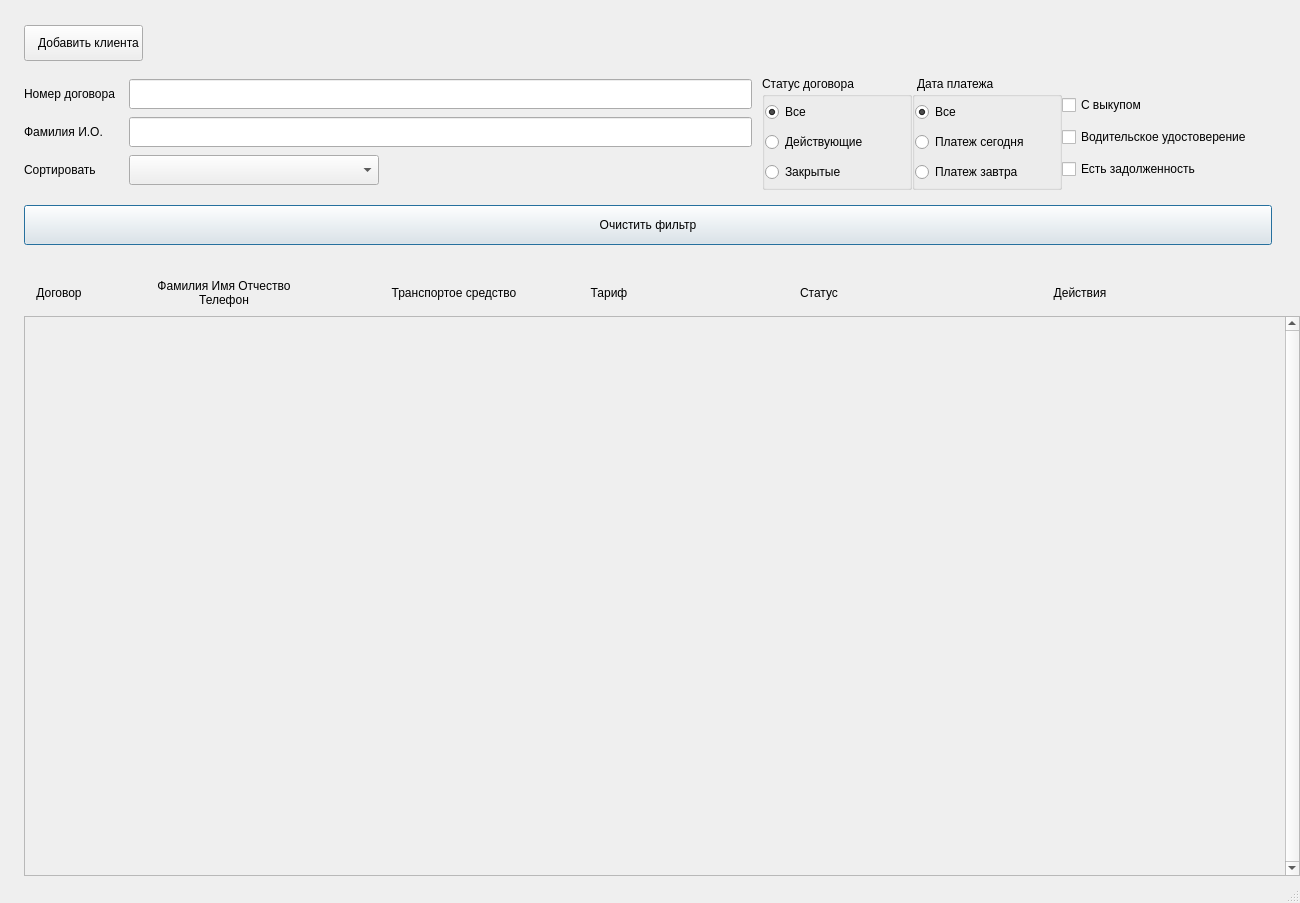
<?xml version="1.0" encoding="UTF-8"?>
<ui version="4.0">
 <class>ListArendatorWindow</class>
 <widget class="QMainWindow" name="ListArendatorWindow">
  <property name="geometry">
   <rect>
    <x>0</x>
    <y>0</y>
    <width>1300</width>
    <height>903</height>
   </rect>
  </property>
  <property name="minimumSize">
   <size>
    <width>1300</width>
    <height>0</height>
   </size>
  </property>
  <property name="maximumSize">
   <size>
    <width>1300</width>
    <height>16777215</height>
   </size>
  </property>
  <property name="windowTitle">
   <string>MainWindow</string>
  </property>
  <property name="styleSheet">
   <string notr="true"/>
  </property>
  <widget class="QWidget" name="centralwidget">
   <property name="styleSheet">
    <string notr="true"/>
   </property>
   <layout class="QVBoxLayout" name="verticalLayout_2">
    <property name="spacing">
     <number>5</number>
    </property>
    <property name="leftMargin">
     <number>24</number>
    </property>
    <property name="topMargin">
     <number>15</number>
    </property>
    <property name="rightMargin">
     <number>0</number>
    </property>
    <property name="bottomMargin">
     <number>5</number>
    </property>
    <item>
     <layout class="QHBoxLayout" name="horizontalLayout_10">
      <property name="spacing">
       <number>0</number>
      </property>
      <property name="topMargin">
       <number>10</number>
      </property>
      <property name="bottomMargin">
       <number>10</number>
      </property>
      <item>
       <widget class="QPushButton" name="btn_add_client">
        <property name="sizePolicy">
         <sizepolicy hsizetype="Minimum" vsizetype="Fixed">
          <horstretch>0</horstretch>
          <verstretch>0</verstretch>
         </sizepolicy>
        </property>
        <property name="minimumSize">
         <size>
          <width>0</width>
          <height>36</height>
         </size>
        </property>
        <property name="maximumSize">
         <size>
          <width>16777215</width>
          <height>16777215</height>
         </size>
        </property>
        <property name="cursor">
         <cursorShape>PointingHandCursor</cursorShape>
        </property>
        <property name="layoutDirection">
         <enum>Qt::LeftToRight</enum>
        </property>
        <property name="autoFillBackground">
         <bool>false</bool>
        </property>
        <property name="styleSheet">
         <string notr="true"/>
        </property>
        <property name="text">
         <string>   Добавить клиента</string>
        </property>
        <property name="icon">
         <iconset resource="../../resurce.qrc">
          <normaloff>:/Icons/icons/user-plus_.svg</normaloff>:/Icons/icons/user-plus_.svg</iconset>
        </property>
        <property name="iconSize">
         <size>
          <width>26</width>
          <height>26</height>
         </size>
        </property>
        <property name="autoDefault">
         <bool>false</bool>
        </property>
        <property name="default">
         <bool>false</bool>
        </property>
        <property name="flat">
         <bool>false</bool>
        </property>
       </widget>
      </item>
      <item>
       <spacer name="horizontalSpacer_2">
        <property name="orientation">
         <enum>Qt::Horizontal</enum>
        </property>
        <property name="sizeHint" stdset="0">
         <size>
          <width>40</width>
          <height>20</height>
         </size>
        </property>
       </spacer>
      </item>
     </layout>
    </item>
    <item>
     <layout class="QVBoxLayout" name="layoutFiltersContracts">
      <property name="spacing">
       <number>5</number>
      </property>
      <property name="rightMargin">
       <number>28</number>
      </property>
      <property name="bottomMargin">
       <number>0</number>
      </property>
      <item>
       <layout class="QHBoxLayout" name="horizontalLayout_9">
        <property name="spacing">
         <number>0</number>
        </property>
        <property name="bottomMargin">
         <number>0</number>
        </property>
        <item>
         <layout class="QVBoxLayout" name="verticalLayout_7">
          <property name="spacing">
           <number>5</number>
          </property>
          <property name="topMargin">
           <number>0</number>
          </property>
          <property name="rightMargin">
           <number>10</number>
          </property>
          <property name="bottomMargin">
           <number>0</number>
          </property>
          <item>
           <layout class="QHBoxLayout" name="horizontalLayout_5">
            <property name="spacing">
             <number>5</number>
            </property>
            <property name="bottomMargin">
             <number>0</number>
            </property>
            <item>
             <widget class="QLabel" name="label_12">
              <property name="minimumSize">
               <size>
                <width>100</width>
                <height>30</height>
               </size>
              </property>
              <property name="maximumSize">
               <size>
                <width>100</width>
                <height>16777215</height>
               </size>
              </property>
              <property name="text">
               <string>Номер договора</string>
              </property>
             </widget>
            </item>
            <item>
             <widget class="QLineEdit" name="id_dogovor">
              <property name="minimumSize">
               <size>
                <width>0</width>
                <height>30</height>
               </size>
              </property>
             </widget>
            </item>
           </layout>
          </item>
          <item>
           <layout class="QHBoxLayout" name="horizontalLayout">
            <property name="spacing">
             <number>5</number>
            </property>
            <item>
             <widget class="QLabel" name="label">
              <property name="minimumSize">
               <size>
                <width>100</width>
                <height>30</height>
               </size>
              </property>
              <property name="maximumSize">
               <size>
                <width>100</width>
                <height>16777215</height>
               </size>
              </property>
              <property name="text">
               <string>Фамилия И.О.</string>
              </property>
             </widget>
            </item>
            <item>
             <widget class="QLineEdit" name="fio_arendator__text">
              <property name="minimumSize">
               <size>
                <width>0</width>
                <height>30</height>
               </size>
              </property>
             </widget>
            </item>
           </layout>
          </item>
          <item>
           <layout class="QHBoxLayout" name="horizontalLayout_3">
            <property name="spacing">
             <number>5</number>
            </property>
            <item>
             <widget class="QLabel" name="label_2">
              <property name="minimumSize">
               <size>
                <width>100</width>
                <height>30</height>
               </size>
              </property>
              <property name="maximumSize">
               <size>
                <width>100</width>
                <height>16777215</height>
               </size>
              </property>
              <property name="text">
               <string>Сортировать</string>
              </property>
             </widget>
            </item>
            <item>
             <widget class="QComboBox" name="date_contract">
              <property name="minimumSize">
               <size>
                <width>250</width>
                <height>30</height>
               </size>
              </property>
              <property name="maximumSize">
               <size>
                <width>250</width>
                <height>16777215</height>
               </size>
              </property>
              <property name="cursor">
               <cursorShape>PointingHandCursor</cursorShape>
              </property>
             </widget>
            </item>
            <item>
             <spacer name="horizontalSpacer_3">
              <property name="orientation">
               <enum>Qt::Horizontal</enum>
              </property>
              <property name="sizeHint" stdset="0">
               <size>
                <width>40</width>
                <height>20</height>
               </size>
              </property>
             </spacer>
            </item>
           </layout>
          </item>
         </layout>
        </item>
        <item>
         <layout class="QVBoxLayout" name="verticalLayout_6">
          <property name="spacing">
           <number>0</number>
          </property>
          <property name="bottomMargin">
           <number>0</number>
          </property>
          <item>
           <layout class="QHBoxLayout" name="horizontalLayout_8">
            <property name="spacing">
             <number>5</number>
            </property>
            <property name="bottomMargin">
             <number>0</number>
            </property>
            <item>
             <widget class="QLabel" name="label_16">
              <property name="minimumSize">
               <size>
                <width>150</width>
                <height>15</height>
               </size>
              </property>
              <property name="maximumSize">
               <size>
                <width>150</width>
                <height>16777215</height>
               </size>
              </property>
              <property name="text">
               <string>Статус договора</string>
              </property>
             </widget>
            </item>
            <item>
             <widget class="QLabel" name="label_15">
              <property name="minimumSize">
               <size>
                <width>150</width>
                <height>15</height>
               </size>
              </property>
              <property name="maximumSize">
               <size>
                <width>150</width>
                <height>16777215</height>
               </size>
              </property>
              <property name="text">
               <string>Дата платежа</string>
              </property>
             </widget>
            </item>
            <item>
             <widget class="QLabel" name="label_14">
              <property name="minimumSize">
               <size>
                <width>200</width>
                <height>0</height>
               </size>
              </property>
              <property name="maximumSize">
               <size>
                <width>200</width>
                <height>16777215</height>
               </size>
              </property>
              <property name="text">
               <string/>
              </property>
             </widget>
            </item>
           </layout>
          </item>
          <item>
           <layout class="QHBoxLayout" name="horizontalLayout_7">
            <property name="spacing">
             <number>0</number>
            </property>
            <property name="bottomMargin">
             <number>0</number>
            </property>
            <item alignment="Qt::AlignTop">
             <widget class="QGroupBox" name="grb_status">
              <property name="minimumSize">
               <size>
                <width>150</width>
                <height>0</height>
               </size>
              </property>
              <property name="maximumSize">
               <size>
                <width>150</width>
                <height>16777215</height>
               </size>
              </property>
              <property name="title">
               <string/>
              </property>
              <layout class="QVBoxLayout" name="verticalLayout">
               <property name="spacing">
                <number>0</number>
               </property>
               <property name="leftMargin">
                <number>0</number>
               </property>
               <property name="topMargin">
                <number>0</number>
               </property>
               <property name="rightMargin">
                <number>0</number>
               </property>
               <property name="bottomMargin">
                <number>0</number>
               </property>
               <item>
                <widget class="QRadioButton" name="status_contract___all">
                 <property name="minimumSize">
                  <size>
                   <width>0</width>
                   <height>30</height>
                  </size>
                 </property>
                 <property name="cursor">
                  <cursorShape>PointingHandCursor</cursorShape>
                 </property>
                 <property name="text">
                  <string>Все</string>
                 </property>
                 <property name="checked">
                  <bool>true</bool>
                 </property>
                </widget>
               </item>
               <item>
                <widget class="QRadioButton" name="status_contract__open">
                 <property name="minimumSize">
                  <size>
                   <width>0</width>
                   <height>30</height>
                  </size>
                 </property>
                 <property name="cursor">
                  <cursorShape>PointingHandCursor</cursorShape>
                 </property>
                 <property name="text">
                  <string>Действующие</string>
                 </property>
                </widget>
               </item>
               <item>
                <widget class="QRadioButton" name="status_contract__close">
                 <property name="minimumSize">
                  <size>
                   <width>0</width>
                   <height>30</height>
                  </size>
                 </property>
                 <property name="cursor">
                  <cursorShape>PointingHandCursor</cursorShape>
                 </property>
                 <property name="text">
                  <string>Закрытые</string>
                 </property>
                </widget>
               </item>
              </layout>
             </widget>
            </item>
            <item alignment="Qt::AlignTop">
             <widget class="QGroupBox" name="grb_date_pay">
              <property name="minimumSize">
               <size>
                <width>150</width>
                <height>0</height>
               </size>
              </property>
              <property name="maximumSize">
               <size>
                <width>150</width>
                <height>16777215</height>
               </size>
              </property>
              <property name="title">
               <string/>
              </property>
              <layout class="QVBoxLayout" name="verticalLayout_3">
               <property name="spacing">
                <number>0</number>
               </property>
               <property name="leftMargin">
                <number>0</number>
               </property>
               <property name="topMargin">
                <number>0</number>
               </property>
               <property name="rightMargin">
                <number>0</number>
               </property>
               <property name="bottomMargin">
                <number>0</number>
               </property>
               <item>
                <widget class="QRadioButton" name="estimated_date___all">
                 <property name="minimumSize">
                  <size>
                   <width>0</width>
                   <height>30</height>
                  </size>
                 </property>
                 <property name="cursor">
                  <cursorShape>PointingHandCursor</cursorShape>
                 </property>
                 <property name="text">
                  <string>Все</string>
                 </property>
                 <property name="checked">
                  <bool>true</bool>
                 </property>
                </widget>
               </item>
               <item>
                <widget class="QRadioButton" name="estimated_date___today">
                 <property name="minimumSize">
                  <size>
                   <width>0</width>
                   <height>30</height>
                  </size>
                 </property>
                 <property name="cursor">
                  <cursorShape>PointingHandCursor</cursorShape>
                 </property>
                 <property name="text">
                  <string>Платеж сегодня</string>
                 </property>
                </widget>
               </item>
               <item>
                <widget class="QRadioButton" name="estimated_date___tomorrow">
                 <property name="minimumSize">
                  <size>
                   <width>0</width>
                   <height>30</height>
                  </size>
                 </property>
                 <property name="cursor">
                  <cursorShape>PointingHandCursor</cursorShape>
                 </property>
                 <property name="text">
                  <string>Платеж завтра</string>
                 </property>
                </widget>
               </item>
              </layout>
             </widget>
            </item>
            <item>
             <layout class="QVBoxLayout" name="verticalLayout_8">
              <property name="spacing">
               <number>5</number>
              </property>
              <property name="bottomMargin">
               <number>5</number>
              </property>
              <item>
               <widget class="QCheckBox" name="vikup___ts">
                <property name="minimumSize">
                 <size>
                  <width>100</width>
                  <height>26</height>
                 </size>
                </property>
                <property name="maximumSize">
                 <size>
                  <width>100</width>
                  <height>16777215</height>
                 </size>
                </property>
                <property name="cursor">
                 <cursorShape>PointingHandCursor</cursorShape>
                </property>
                <property name="text">
                 <string>С выкупом</string>
                </property>
                <property name="iconSize">
                 <size>
                  <width>16</width>
                  <height>16</height>
                 </size>
                </property>
               </widget>
              </item>
              <item>
               <widget class="QCheckBox" name="driving_license">
                <property name="minimumSize">
                 <size>
                  <width>0</width>
                  <height>26</height>
                 </size>
                </property>
                <property name="cursor">
                 <cursorShape>PointingHandCursor</cursorShape>
                </property>
                <property name="text">
                 <string>Водительское удостоверение</string>
                </property>
               </widget>
              </item>
              <item>
               <widget class="QCheckBox" name="dolg">
                <property name="minimumSize">
                 <size>
                  <width>0</width>
                  <height>26</height>
                 </size>
                </property>
                <property name="cursor">
                 <cursorShape>PointingHandCursor</cursorShape>
                </property>
                <property name="text">
                 <string>Есть задолженность</string>
                </property>
               </widget>
              </item>
             </layout>
            </item>
           </layout>
          </item>
         </layout>
        </item>
       </layout>
      </item>
     </layout>
    </item>
    <item>
     <layout class="QHBoxLayout" name="horizontalLayout_2">
      <property name="spacing">
       <number>5</number>
      </property>
      <property name="topMargin">
       <number>10</number>
      </property>
      <property name="rightMargin">
       <number>28</number>
      </property>
      <property name="bottomMargin">
       <number>10</number>
      </property>
      <item>
       <widget class="QPushButton" name="btn_clear_filter">
        <property name="minimumSize">
         <size>
          <width>400</width>
          <height>40</height>
         </size>
        </property>
        <property name="maximumSize">
         <size>
          <width>16777215</width>
          <height>40</height>
         </size>
        </property>
        <property name="cursor">
         <cursorShape>PointingHandCursor</cursorShape>
        </property>
        <property name="text">
         <string>Очистить фильтр</string>
        </property>
        <property name="default">
         <bool>true</bool>
        </property>
       </widget>
      </item>
     </layout>
    </item>
    <item>
     <layout class="QHBoxLayout" name="horizontalLayout_4">
      <property name="spacing">
       <number>5</number>
      </property>
      <property name="topMargin">
       <number>15</number>
      </property>
      <property name="rightMargin">
       <number>28</number>
      </property>
      <item>
       <widget class="QLabel" name="label_11">
        <property name="sizePolicy">
         <sizepolicy hsizetype="Fixed" vsizetype="Fixed">
          <horstretch>0</horstretch>
          <verstretch>0</verstretch>
         </sizepolicy>
        </property>
        <property name="minimumSize">
         <size>
          <width>70</width>
          <height>36</height>
         </size>
        </property>
        <property name="maximumSize">
         <size>
          <width>70</width>
          <height>16777215</height>
         </size>
        </property>
        <property name="styleSheet">
         <string notr="true"/>
        </property>
        <property name="text">
         <string>Договор</string>
        </property>
        <property name="alignment">
         <set>Qt::AlignCenter</set>
        </property>
       </widget>
      </item>
      <item>
       <widget class="QLabel" name="label_6">
        <property name="sizePolicy">
         <sizepolicy hsizetype="Fixed" vsizetype="Fixed">
          <horstretch>0</horstretch>
          <verstretch>0</verstretch>
         </sizepolicy>
        </property>
        <property name="minimumSize">
         <size>
          <width>250</width>
          <height>36</height>
         </size>
        </property>
        <property name="maximumSize">
         <size>
          <width>250</width>
          <height>16777215</height>
         </size>
        </property>
        <property name="styleSheet">
         <string notr="true"/>
        </property>
        <property name="text">
         <string>Фамилия Имя Отчество
Телефон</string>
        </property>
        <property name="alignment">
         <set>Qt::AlignCenter</set>
        </property>
       </widget>
      </item>
      <item>
       <widget class="QLabel" name="label_7">
        <property name="sizePolicy">
         <sizepolicy hsizetype="Fixed" vsizetype="Fixed">
          <horstretch>0</horstretch>
          <verstretch>0</verstretch>
         </sizepolicy>
        </property>
        <property name="minimumSize">
         <size>
          <width>200</width>
          <height>36</height>
         </size>
        </property>
        <property name="maximumSize">
         <size>
          <width>200</width>
          <height>16777215</height>
         </size>
        </property>
        <property name="styleSheet">
         <string notr="true"/>
        </property>
        <property name="text">
         <string>Транспортое средство</string>
        </property>
        <property name="alignment">
         <set>Qt::AlignCenter</set>
        </property>
       </widget>
      </item>
      <item>
       <widget class="QLabel" name="label_3">
        <property name="minimumSize">
         <size>
          <width>100</width>
          <height>0</height>
         </size>
        </property>
        <property name="maximumSize">
         <size>
          <width>100</width>
          <height>16777215</height>
         </size>
        </property>
        <property name="text">
         <string>Тариф</string>
        </property>
        <property name="alignment">
         <set>Qt::AlignCenter</set>
        </property>
       </widget>
      </item>
      <item>
       <widget class="QLabel" name="label_8">
        <property name="sizePolicy">
         <sizepolicy hsizetype="Fixed" vsizetype="Fixed">
          <horstretch>0</horstretch>
          <verstretch>0</verstretch>
         </sizepolicy>
        </property>
        <property name="minimumSize">
         <size>
          <width>100</width>
          <height>36</height>
         </size>
        </property>
        <property name="maximumSize">
         <size>
          <width>100</width>
          <height>16777215</height>
         </size>
        </property>
        <property name="styleSheet">
         <string notr="true"/>
        </property>
        <property name="text">
         <string/>
        </property>
        <property name="alignment">
         <set>Qt::AlignCenter</set>
        </property>
       </widget>
      </item>
      <item>
       <widget class="QLabel" name="label_10">
        <property name="sizePolicy">
         <sizepolicy hsizetype="Fixed" vsizetype="Fixed">
          <horstretch>0</horstretch>
          <verstretch>0</verstretch>
         </sizepolicy>
        </property>
        <property name="minimumSize">
         <size>
          <width>100</width>
          <height>36</height>
         </size>
        </property>
        <property name="maximumSize">
         <size>
          <width>100</width>
          <height>16777215</height>
         </size>
        </property>
        <property name="styleSheet">
         <string notr="true"/>
        </property>
        <property name="text">
         <string>Статус</string>
        </property>
        <property name="alignment">
         <set>Qt::AlignCenter</set>
        </property>
       </widget>
      </item>
      <item>
       <widget class="QLabel" name="label_5">
        <property name="minimumSize">
         <size>
          <width>36</width>
          <height>0</height>
         </size>
        </property>
        <property name="maximumSize">
         <size>
          <width>36</width>
          <height>16777215</height>
         </size>
        </property>
        <property name="text">
         <string/>
        </property>
       </widget>
      </item>
      <item>
       <widget class="QLabel" name="label_4">
        <property name="sizePolicy">
         <sizepolicy hsizetype="Fixed" vsizetype="Fixed">
          <horstretch>0</horstretch>
          <verstretch>0</verstretch>
         </sizepolicy>
        </property>
        <property name="minimumSize">
         <size>
          <width>330</width>
          <height>36</height>
         </size>
        </property>
        <property name="maximumSize">
         <size>
          <width>16777215</width>
          <height>16777215</height>
         </size>
        </property>
        <property name="styleSheet">
         <string notr="true"/>
        </property>
        <property name="text">
         <string>Действия</string>
        </property>
        <property name="alignment">
         <set>Qt::AlignCenter</set>
        </property>
       </widget>
      </item>
      <item>
       <widget class="QLabel" name="label_9">
        <property name="minimumSize">
         <size>
          <width>36</width>
          <height>0</height>
         </size>
        </property>
        <property name="maximumSize">
         <size>
          <width>36</width>
          <height>16777215</height>
         </size>
        </property>
        <property name="text">
         <string/>
        </property>
       </widget>
      </item>
      <item>
       <spacer name="horizontalSpacer">
        <property name="orientation">
         <enum>Qt::Horizontal</enum>
        </property>
        <property name="sizeHint" stdset="0">
         <size>
          <width>40</width>
          <height>20</height>
         </size>
        </property>
       </spacer>
      </item>
     </layout>
    </item>
    <item>
     <widget class="QScrollArea" name="scrollArea">
      <property name="maximumSize">
       <size>
        <width>16777215</width>
        <height>16777215</height>
       </size>
      </property>
      <property name="verticalScrollBarPolicy">
       <enum>Qt::ScrollBarAlwaysOn</enum>
      </property>
      <property name="widgetResizable">
       <bool>true</bool>
      </property>
      <widget class="QWidget" name="scrollAreaWidgetContents">
       <property name="geometry">
        <rect>
         <x>0</x>
         <y>0</y>
         <width>1257</width>
         <height>554</height>
        </rect>
       </property>
       <layout class="QVBoxLayout" name="verticalLayout_4">
        <property name="spacing">
         <number>0</number>
        </property>
        <property name="leftMargin">
         <number>0</number>
        </property>
        <property name="topMargin">
         <number>0</number>
        </property>
        <property name="rightMargin">
         <number>0</number>
        </property>
        <property name="bottomMargin">
         <number>5</number>
        </property>
        <item>
         <layout class="QVBoxLayout" name="listArendatorLayout">
          <property name="spacing">
           <number>5</number>
          </property>
          <property name="rightMargin">
           <number>0</number>
          </property>
          <property name="bottomMargin">
           <number>0</number>
          </property>
         </layout>
        </item>
        <item>
         <spacer name="verticalSpacer_2">
          <property name="orientation">
           <enum>Qt::Vertical</enum>
          </property>
          <property name="sizeHint" stdset="0">
           <size>
            <width>20</width>
            <height>3000</height>
           </size>
          </property>
         </spacer>
        </item>
       </layout>
      </widget>
     </widget>
    </item>
   </layout>
  </widget>
  <widget class="QStatusBar" name="statusbar"/>
  <action name="action">
   <property name="text">
    <string>Добавить клиента</string>
   </property>
  </action>
 </widget>
 <resources>
  <include location="../../resurce.qrc"/>
 </resources>
 <connections/>
</ui>
